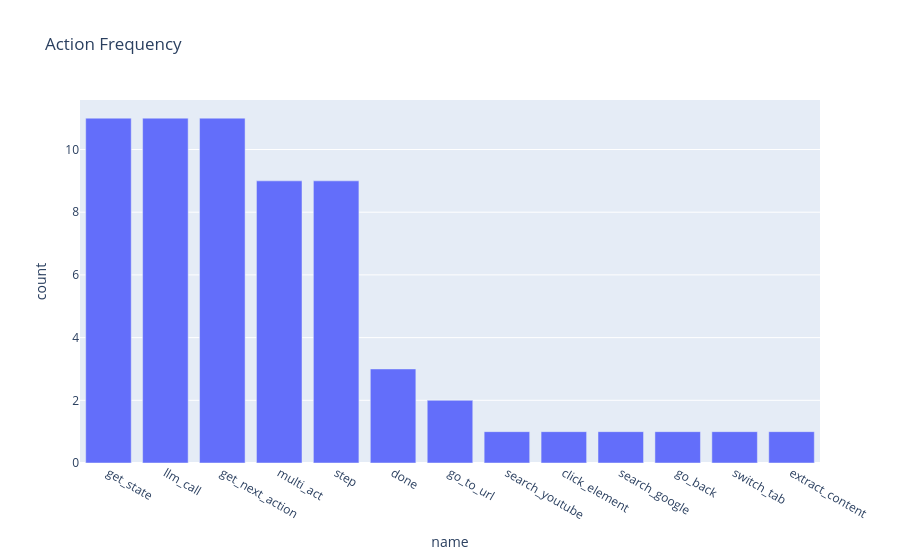

Notebook code for this chart:
### Code cell
# Action Frequency
action_counts = df['name'].value_counts().reset_index()
action_counts.columns = ['name', 'count']
fig = px.bar(action_counts, x='name', y='count', title='Action Frequency')
fig.show()

### Figure 1 — Plotly figure (JSON) as saved in the notebook; plotly's stock layout.template omitted (floating-point values rounded to 4 significant figures)
{"data": [{"hovertemplate": "name=%{x}<br>count=%{y}<extra></extra>", "legendgroup": "", "marker": {"color": "#636efa", "pattern": {"shape": ""}}, "name": "", "orientation": "v", "showlegend": false, "textposition": "auto", "type": "bar", "x": ["get_state", "llm_call", "get_next_action", "multi_act", "step", "done", "go_to_url", "search_youtube", "click_element", "search_google", "go_back", "switch_tab", "extract_content"], "xaxis": "x", "y": [11, 11, 11, 9, 9, 3, 2, 1, 1, 1, 1, 1, 1], "yaxis": "y"}], "layout": {"barmode": "relative", "legend": {"tracegroupgap": 0}, "title": {"text": "Action Frequency"}, "xaxis": {"anchor": "y", "domain": [0, 1], "title": {"text": "name"}}, "yaxis": {"anchor": "x", "domain": [0, 1], "title": {"text": "count"}}}}
